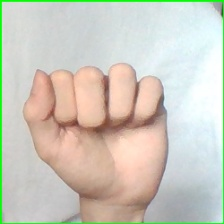
#> input picture data/raw/fist/fist_hung_00006.jpg, 224 x 224 px; its folder holds only this picture in this run
$ python tune_hsv_dataset.py
#> lines starting #> are read from the running program, lines starting #| are printed output that depends on the picture; after the words box and inside, x2 and y2 are one past the last pixel; in counts of white or black regions, pixels touching at a corner belong together
import cv2
import numpy as np
from pathlib import Path

# =========================
# CONFIG
# =========================
DATA_DIR = Path("data/raw/fist")  # đổi sang two/palm nếu muốn
VALID_EXTS = {".jpg", ".jpeg", ".png"}

IMG_SIZE = (224, 224)

# =========================
# LOAD DATASET
# =========================
def load_images(folder):
    return sorted([
        f for f in folder.iterdir()
        if f.suffix.lower() in VALID_EXTS
    ])

image_paths = load_images(DATA_DIR)
idx = 0

if len(image_paths) == 0:
    print("No images found!")
    exit()

# =========================
# TRACKBAR
# =========================
def nothing(x):
    pass

cv2.namedWindow("Control")

# H
cv2.createTrackbar("H_min", "Control", 0, 179, nothing)
cv2.createTrackbar("H_max", "Control", 25, 179, nothing)

# S
cv2.createTrackbar("S_min", "Control", 30, 255, nothing)
cv2.createTrackbar("S_max", "Control", 180, 255, nothing)

# V
cv2.createTrackbar("V_min", "Control", 60, 255, nothing)
cv2.createTrackbar("V_max", "Control", 255, 255, nothing)

# =========================
# MAIN LOOP
# =========================
while True:
    img_path = image_paths[idx]
    img = cv2.imread(str(img_path))
#> img is the input picture: shape (224, 224, 3); mean B, G, R 190.7, 202.9, 205.8
    img = cv2.resize(img, IMG_SIZE)

    # đọc trackbar
    h_min = cv2.getTrackbarPos("H_min", "Control")
    h_max = cv2.getTrackbarPos("H_max", "Control")
    s_min = cv2.getTrackbarPos("S_min", "Control")
    s_max = cv2.getTrackbarPos("S_max", "Control")
    v_min = cv2.getTrackbarPos("V_min", "Control")
    v_max = cv2.getTrackbarPos("V_max", "Control")

    lower = np.array([h_min, s_min, v_min])
    upper = np.array([h_max, s_max, v_max])

    # HSV
    hsv = cv2.cvtColor(img, cv2.COLOR_BGR2HSV)
#> hsv: shape (224, 224, 3); mean H, S, V 54, 37.8, 217.3
    mask = cv2.inRange(hsv, lower, upper)
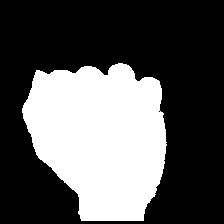
#> mask: shape (224, 224); 34.2% white; 1 white region, box (x1, y1, x2, y2) and area: (22, 63, 167, 221) 17179

    # morphology
    kernel = np.ones((5, 5), np.uint8)
    mask = cv2.morphologyEx(mask, cv2.MORPH_OPEN, kernel)
#> mask: shape (224, 224); 34.2% white; 1 white region, box (x1, y1, x2, y2) and area: (22, 63, 166, 221) 17159
    mask = cv2.morphologyEx(mask, cv2.MORPH_CLOSE, kernel)
#> mask: shape (224, 224); 34.2% white; 1 white region

    # contour
    contours, _ = cv2.findContours(mask, cv2.RETR_EXTERNAL, cv2.CHAIN_APPROX_SIMPLE)
#> contours = 1 contour; box (x1, y1, x2, y2) and area: (22, 63, 166, 221) 16926
    overlay = img.copy()

    if contours:
        largest = max(contours, key=cv2.contourArea)
#> largest = contour of 180 points, box (x1, y1, x2, y2) (22, 63, 166, 221), area 16926
        if cv2.contourArea(largest) > 1000:
            cv2.drawContours(overlay, [largest], -1, (0, 255, 0), 2)

    # text info
    text = f"{img_path.name} | idx {idx+1}/{len(image_paths)}"
    cv2.putText(overlay, text, (10, 20),
                cv2.FONT_HERSHEY_SIMPLEX, 0.5,
                (0, 255, 255), 1)
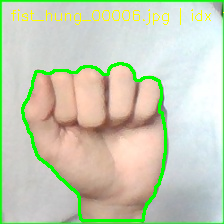
#> overlay: shape (224, 224, 3); mean B, G, R 183.2, 206.3, 199.7

    # show
    cv2.imshow("Image", img)
    cv2.imshow("Mask", mask)
    cv2.imshow("Overlay", overlay)

    key = cv2.waitKey(1) & 0xFF
#> (key Esc is pressed here)

    if key == 27:  # ESC
        break
    elif key == ord('n'):  # next
        idx = (idx + 1) % len(image_paths)
    elif key == ord('b'):  # back
        idx = (idx - 1) % len(image_paths)

cv2.destroyAllWindows()

$ run again, on data/raw/fist/fist_hung_00058.jpg
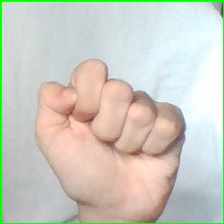
#> input picture data/raw/fist/fist_hung_00058.jpg, 224 x 224 px
#> img is the input picture: shape (224, 224, 3); mean B, G, R 194.7, 204.9, 205.5
#> hsv: shape (224, 224, 3); mean H, S, V 60.2, 37.3, 219.3
#> `mask = cv2.inRange(hsv, lower, upper)`:
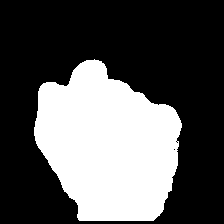
#> mask: shape (224, 224); 34.1% white; 1 white region, box (x1, y1, x2, y2) and area: (34, 59, 182, 221) 17089
#> contours = 1 contour; box (x1, y1, x2, y2) and area: (34, 60, 182, 221) 16844
#> largest = contour of 185 points, box (x1, y1, x2, y2) (34, 60, 182, 221), area 16844
#> `cv2.putText(overlay, text, (10, 20), cv2.FONT_HERSHEY_SIMPLEX, 0.5, (0..`:
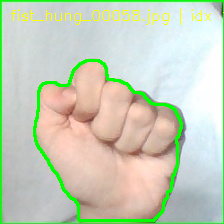
#> overlay: shape (224, 224, 3); mean B, G, R 187.5, 208.6, 199.8

$ run again, on data/raw/fist/fist_hung_00079.jpg
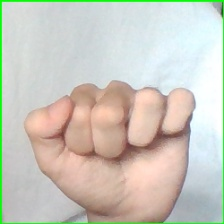
#> input picture data/raw/fist/fist_hung_00079.jpg, 224 x 224 px
#> img is the input picture: shape (224, 224, 3); mean B, G, R 190.9, 201.5, 203.6
#> hsv: shape (224, 224, 3); mean H, S, V 57.6, 37.3, 215.9
#> `mask = cv2.inRange(hsv, lower, upper)`:
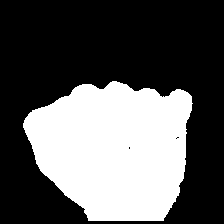
#> mask: shape (224, 224); 35.6% white; 1 white region, box (x1, y1, x2, y2) and area: (23, 81, 193, 221) 17885
#> contours = 1 contour; box (x1, y1, x2, y2) and area: (23, 81, 192, 221) 17646
#> largest = contour of 192 points, box (x1, y1, x2, y2) (23, 81, 192, 221), area 17646
#> `cv2.putText(overlay, text, (10, 20), cv2.FONT_HERSHEY_SIMPLEX, 0.5, (0..`:
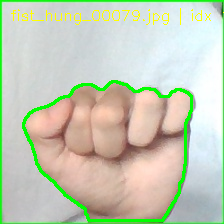
#> overlay: shape (224, 224, 3); mean B, G, R 183.5, 205.1, 197.6

$ run again, on data/raw/fist/fist_hung_00182.jpg
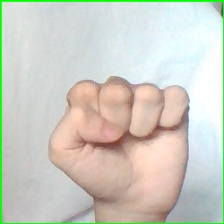
#> input picture data/raw/fist/fist_hung_00182.jpg, 224 x 224 px
#> img is the input picture: shape (224, 224, 3); mean B, G, R 196.5, 206.6, 206.6
#> hsv: shape (224, 224, 3); mean H, S, V 57.7, 33, 218.7
#> `mask = cv2.inRange(hsv, lower, upper)`:
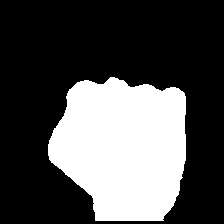
#> mask: shape (224, 224); 31% white; 1 white region, box (x1, y1, x2, y2) and area: (48, 77, 186, 221) 15552
#> contours = 1 contour; box (x1, y1, x2, y2) and area: (48, 77, 186, 221) 15324
#> largest = contour of 144 points, box (x1, y1, x2, y2) (48, 77, 186, 221), area 15324
#> `cv2.putText(overlay, text, (10, 20), cv2.FONT_HERSHEY_SIMPLEX, 0.5, (0..`:
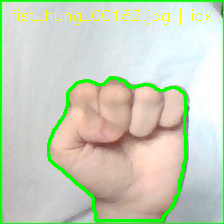
#> overlay: shape (224, 224, 3); mean B, G, R 189.5, 209.8, 201.1

$ run again, on data/raw/fist/fist_hung_00029.jpg
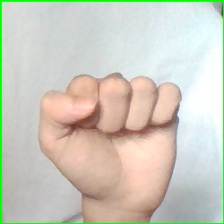
#> input picture data/raw/fist/fist_hung_00029.jpg, 224 x 224 px
#> img is the input picture: shape (224, 224, 3); mean B, G, R 191.8, 204, 206.2
#> hsv: shape (224, 224, 3); mean H, S, V 52, 35.2, 217.1
#> `mask = cv2.inRange(hsv, lower, upper)`:
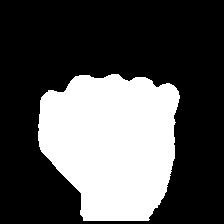
#> mask: shape (224, 224); 32.4% white; 1 white region, box (x1, y1, x2, y2) and area: (38, 74, 180, 221) 16279
#> contours = 1 contour; box (x1, y1, x2, y2) and area: (38, 74, 179, 221) 16040
#> largest = contour of 131 points, box (x1, y1, x2, y2) (38, 74, 179, 221), area 16040
#> `cv2.putText(overlay, text, (10, 20), cv2.FONT_HERSHEY_SIMPLEX, 0.5, (0..`:
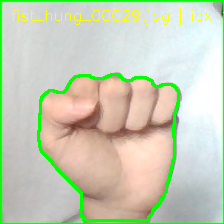
#> overlay: shape (224, 224, 3); mean B, G, R 184.6, 207.2, 200.5
